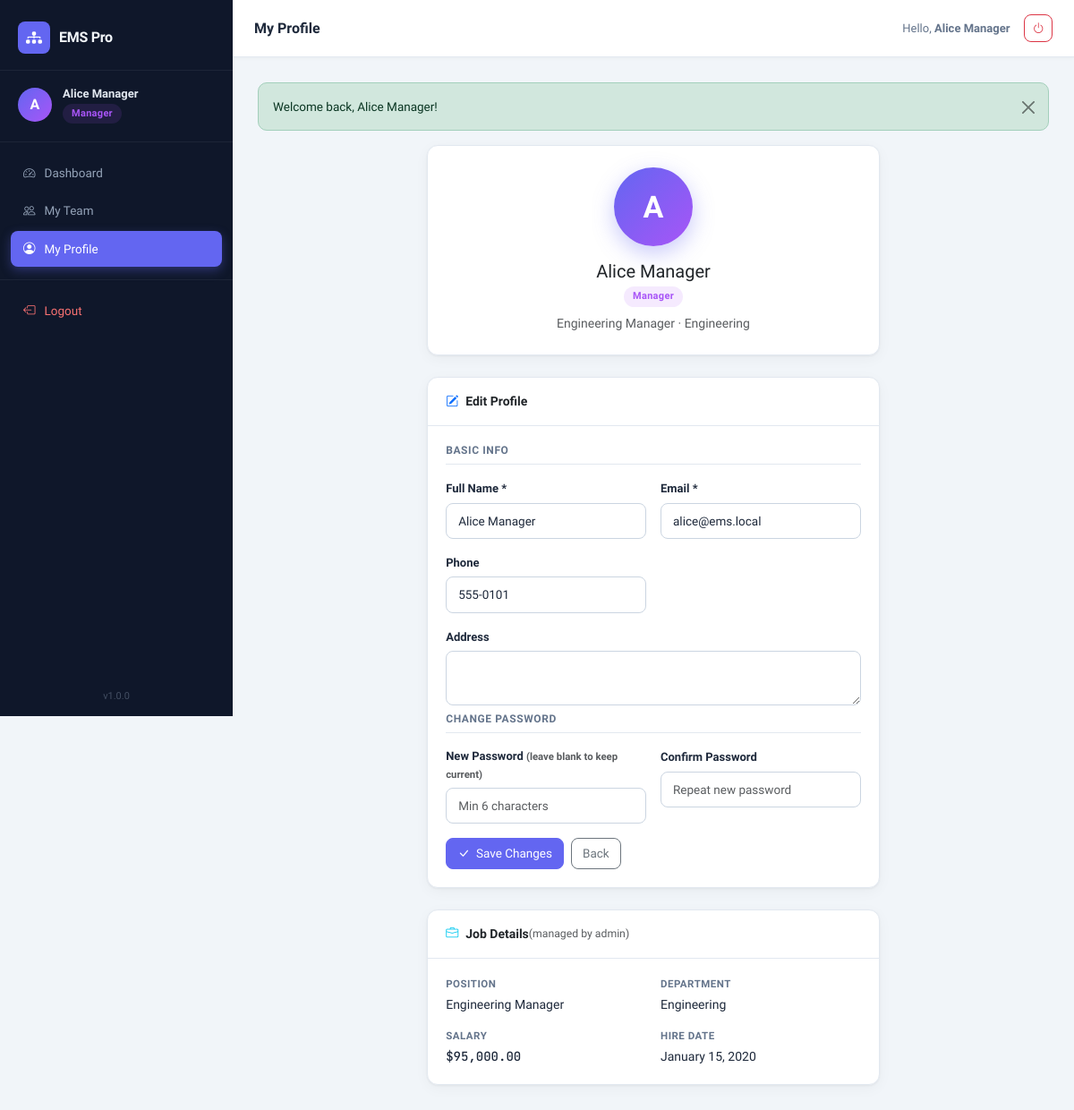
The app's page /profile.php (signed in) with its own data.
### tables this page shows
CREATE TABLE IF NOT EXISTS employees (
    id          INT UNSIGNED AUTO_INCREMENT PRIMARY KEY,
    user_id     INT UNSIGNED NOT NULL,
    manager_id  INT UNSIGNED DEFAULT NULL,    
    position    VARCHAR(100) NOT NULL,
    department  VARCHAR(100) DEFAULT NULL,
    salary      DECIMAL(12,2) NOT NULL DEFAULT 0.00,
    phone       VARCHAR(30) DEFAULT NULL,
    address     TEXT DEFAULT NULL,
    hire_date   DATE DEFAULT NULL,
    created_at  DATETIME NOT NULL DEFAULT CURRENT_TIMESTAMP,
    updated_at  DATETIME NOT NULL DEFAULT CURRENT_TIMESTAMP ON UPDATE CURRENT_TIMESTAMP,
    CONSTRAINT fk_emp_user    FOREIGN KEY (user_id)    REFERENCES users(id) ON DELETE CASCADE,
    CONSTRAINT fk_emp_manager FOREIGN KEY (manager_id) REFERENCES users(id) ON DELETE SET NULL
);

CREATE TABLE IF NOT EXISTS users (
    id          INT UNSIGNED AUTO_INCREMENT PRIMARY KEY,
    name        VARCHAR(100) NOT NULL,
    email       VARCHAR(150) NOT NULL UNIQUE,
    password    VARCHAR(255) NOT NULL,
    role        ENUM('admin','manager','employee') NOT NULL DEFAULT 'employee',
    avatar      VARCHAR(255) DEFAULT NULL,
    is_active   TINYINT(1) NOT NULL DEFAULT 1,
    created_at  DATETIME NOT NULL DEFAULT CURRENT_TIMESTAMP,
    updated_at  DATETIME NOT NULL DEFAULT CURRENT_TIMESTAMP ON UPDATE CURRENT_TIMESTAMP
);

### profile.php (the view, shortened to what this page needs)
<?php
$pageTitle = 'My Profile';
$pdo       = db();
$userId    = (int)$_SESSION['user_id'];
$stmt = $pdo->prepare(
    "SELECT u.id, u.name, u.email, u.role,
            e.position, e.department, e.salary, e.phone, e.address, e.hire_date
       FROM users u
  LEFT JOIN employees e ON e.user_id = u.id
      WHERE u.id = :uid"
);
$stmt->execute(array(':uid' => $userId));
$profile = $stmt->fetch();
include __DIR__ . '/includes/header.php';
?>
<div class="app-wrapper">
    <?php include __DIR__ . '/includes/sidebar.php'; ?>
    <div class="main-content">
        <?php include __DIR__ . '/includes/topbar.php'; ?>
        <main class="content-area">
            <div class="row justify-content-center">
                <div class="col-xl-7">
                    <div class="card mb-4 text-center profile-hero-card">
                        <div class="card-body py-4">
                            <div class="profile-hero-avatar mb-3">
                                <?php echo strtoupper(substr(isset($profile['name']) ? $profile['name'] : 'U', 0, 1)); ?>
                            </div>
                            <h5 class="mb-1"><?php echo e(isset($profile['name']) ? $profile['name'] : ''); ?></h5>
                            <span class="badge-role badge-role--<?php echo e($role); ?>"><?php echo ucfirst($role); ?></span>
                            <?php if (isset($profile['position']) && $profile['position']): ?>
                            <p class="text-muted mt-2 mb-0">
                                <?php echo e($profile['position']); ?> · <?php echo e(isset($profile['department']) ? $profile['department'] : ''); ?>
                            </p>
                            <?php endif; ?>
                        </div>
                    </div>
                    <div class="card">
                        <div class="card-header">
                            <i class="bi bi-pencil-square me-2 text-primary"></i>
                            <strong>Edit Profile</strong>
                        </div>
                        <div class="card-body">
                            <form method="POST">
                                <div class="row g-3">
                                    <div class="col-12"><h6 class="form-section-title">Basic Info</h6></div>
                                    <div class="col-md-6">
                                        <label class="form-label">Full Name *</label>
                                        <input type="text" name="name" class="form-control"
                                               value="<?php echo e(isset($_POST['name']) ? $_POST['name'] : $profile['name']); ?>"
                                               required>
                                    </div>
                                    <div class="col-md-6">
                                        <label class="form-label">Email *</label>
                                        <input type="email" name="email" class="form-control"
                                               value="<?php echo e(isset($_POST['email']) ? $_POST['email'] : $profile['email']); ?>"
                                               required>
                                    </div>
                                    <div class="col-md-6">
                                        <label class="form-label">Phone</label>
                                        <input type="text" name="phone" class="form-control"
                                               value="<?php echo e(isset($_POST['phone']) ? $_POST['phone'] : (isset($profile['phone']) ? $profile['phone'] : '')); ?>">
                                    </div>
                                    <div class="col-12">
                                        <label class="form-label">Address</label>
                                        <textarea name="address" class="form-control" rows="2"><?php echo e(isset($_POST['address']) ? $_POST['address'] : (isset($profile['address']) ? $profile['address'] : '')); ?></textarea>
                                    </div>
                                    <div class="col-12 mt-2">
                                        <h6 class="form-section-title">Change Password</h6>
                                    </div>
                                    <div class="col-md-6">
                                        <label class="form-label">
                                            New Password
                                            <small class="text-muted">(leave blank to keep current)</small>
                                        </label>
                                        <input type="password" name="new_password" class="form-control"
                                               placeholder="Min 6 characters">
                                    </div>
                                    <div class="col-md-6">
                                        <label class="form-label">Confirm Password</label>
                                        <input type="password" name="confirm_pw" class="form-control"
                                               placeholder="Repeat new password">
                                    </div>
                                    <div class="col-12 d-flex gap-2 mt-3">
                                        <button type="submit" class="btn btn-primary">
                                            <i class="bi bi-check-lg me-1"></i> Save Changes
                                        </button>
                                        <a href="javascript:history.back()" class="btn btn-outline-secondary">Back</a>
                                    </div>
                                </div>
                            </form>
                        </div>
                    </div>
                    <?php if ($role !== 'admin' && isset($profile['position']) && $profile['position']): ?>
                    <div class="card mt-4">
                        <div class="card-header">
                            <i class="bi bi-briefcase me-2 text-info"></i>
                            <strong>Job Details</strong>
                            <small class="text-muted">(managed by admin)</small>
                        </div>
                        <div class="card-body">
                            <div class="row g-3">
                                <div class="col-sm-6">
                                    <label class="detail-label">Position</label>
                                    <div class="detail-value"><?php echo e(isset($profile['position']) ? $profile['position'] : '—'); ?></div>
                                </div>
                                <div class="col-sm-6">
                                    <label class="detail-label">Department</label>
                                    <div class="detail-value"><?php echo e(isset($profile['department']) ? $profile['department'] : '—'); ?></div>
                                </div>
                                <div class="col-sm-6">
                                    <label class="detail-label">Salary</label>
                                    <div class="detail-value mono">$<?php echo number_format(isset($profile['salary']) ? $profile['salary'] : 0, 2); ?></div>
                                </div>
                                <div class="col-sm-6">
                                    <label class="detail-label">Hire Date</label>
                                    <div class="detail-value">
                                        <?php echo (isset($profile['hire_date']) && $profile['hire_date']) ? date('F d, Y', strtotime($profile['hire_date'])) : '—'; ?>
                                    </div>
                                </div>
                            </div>
                        </div>
                    </div>
                    <?php endif; ?>
                </div>
            </div>
        </main>
    </div>
</div>
<?php include __DIR__ . '/includes/footer.php'; ?>

### includes/sidebar.php (shortened to what this page needs)
<?php
$user = current_user();
$role = isset($user['role']) ? $user['role'] : 'employee';
$currentFile = basename($_SERVER['PHP_SELF']);
$currentDir  = basename(dirname($_SERVER['PHP_SELF']));
?>
<nav class="sidebar" id="sidebar">
    <div class="sidebar-brand">
        <span class="sidebar-brand-icon"><i class="bi bi-diagram-3-fill"></i></span>
        <span class="sidebar-brand-text"><?php echo APP_NAME; ?></span>
    </div>
    <div class="sidebar-user">
        <div class="sidebar-user-avatar">
            <?php
            $firstName = isset($user['name']) ? $user['name'] : 'U';
            echo strtoupper(substr($firstName, 0, 1));
            ?>
        </div>
        <div class="sidebar-user-info">
            <div class="sidebar-user-name"><?php echo e(isset($user['name']) ? $user['name'] : ''); ?></div>
            <div class="sidebar-user-role badge-role badge-role--<?php echo e($role); ?>">
                <?php echo ucfirst($role); ?>
            </div>
        </div>
    </div>
    <div class="sidebar-divider"></div>
    <ul class="sidebar-nav">
        <?php if ($role === 'admin'): ?>
        <li class="sidebar-nav-item">
            <a href="<?php echo BASE_URL; ?>/admin/dashboard.php"
               class="sidebar-nav-link <?php echo ($currentFile === 'dashboard.php' && $currentDir === 'admin') ? 'active' : ''; ?>">
                <i class="bi bi-speedometer2"></i> Dashboard
            </a>
        </li>
        <li class="sidebar-nav-item">
            <a href="<?php echo BASE_URL; ?>/admin/managers.php"
               class="sidebar-nav-link <?php echo ($currentFile === 'managers.php') ? 'active' : ''; ?>">
                <i class="bi bi-person-badge"></i> Managers
            </a>
        </li>
        <li class="sidebar-nav-item">
            <a href="<?php echo BASE_URL; ?>/admin/employees.php"
               class="sidebar-nav-link <?php echo ($currentFile === 'employees.php') ? 'active' : ''; ?>">
                <i class="bi bi-people"></i> Employees
            </a>
        </li>
        <li class="sidebar-nav-item">
            <a href="<?php echo BASE_URL; ?>/admin/activity_logs.php"
               class="sidebar-nav-link <?php echo ($currentFile === 'activity_logs.php') ? 'active' : ''; ?>">
                <i class="bi bi-journal-text"></i> Activity Logs
            </a>
        </li>
        <?php elseif ($role === 'manager'): ?>
        <li class="sidebar-nav-item">
            <a href="<?php echo BASE_URL; ?>/manager/dashboard.php"
               class="sidebar-nav-link <?php echo ($currentFile === 'dashboard.php' && $currentDir === 'manager') ? 'active' : ''; ?>">
                <i class="bi bi-speedometer2"></i> Dashboard
            </a>
        </li>
        <li class="sidebar-nav-item">
            <a href="<?php echo BASE_URL; ?>/manager/employees.php"
               class="sidebar-nav-link <?php echo ($currentFile === 'employees.php') ? 'active' : ''; ?>">
                <i class="bi bi-people"></i> My Team
            </a>
        </li>
        <?php endif; ?>
        <li class="sidebar-nav-item">
            <a href="<?php echo BASE_URL; ?>/profile.php"
               class="sidebar-nav-link <?php echo ($currentFile === 'profile.php') ? 'active' : ''; ?>">
                <i class="bi bi-person-circle"></i> My Profile
            </a>
        </li>
    </ul>
    <div class="sidebar-divider"></div>
    <ul class="sidebar-nav">
        <li class="sidebar-nav-item">
            <a href="<?php echo BASE_URL; ?>/logout.php" class="sidebar-nav-link sidebar-nav-link--logout">
                <i class="bi bi-box-arrow-left"></i> Logout
            </a>
        </li>
    </ul>
    <div class="sidebar-footer">v<?php echo APP_VERSION; ?></div>
</nav>

### includes/topbar.php (shortened to what this page needs)
<header class="topbar">
    <div class="topbar-title"><?php echo e(isset($pageTitle) ? $pageTitle : APP_NAME); ?></div>
    <div class="topbar-actions ms-auto d-flex align-items-center gap-3">
        <span class="topbar-greeting d-none d-md-inline">
            Hello, <strong><?php echo e(isset(current_user()['name']) ? current_user()['name'] : ''); ?></strong>
        </span>
        <a href="<?php echo BASE_URL; ?>/logout.php" class="btn btn-sm btn-outline-danger">
            <i class="bi bi-power"></i>
        </a>
    </div>
</header>

### records on screen
employees: user.name "A", user.name "Alice Manager", user.role "Manager", position "Engineering Manager", department "Engineering", name "Alice Manager", email "alice@ems.local", phone "555-0101", salary "95,000.00", hire_date "January 15, 2020"

### other values on screen
APP_NAME "EMS Pro"
APP_VERSION "1.0.0"
isset($pageTitle) ? $pageTitle : APP_NAME "My Profile"
$msg "Welcome back, Alice Manager!"
